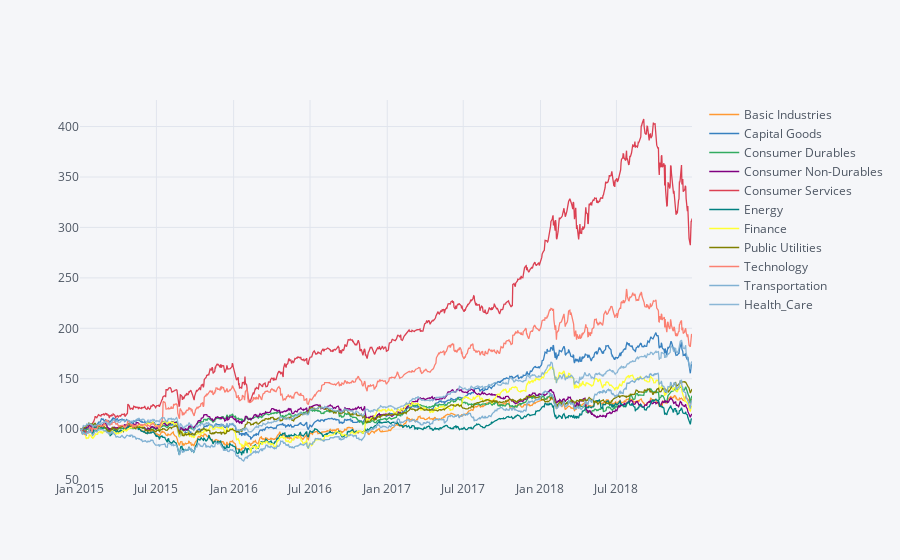

Notebook code cell kept with this figure:
### Markdown cell above
__Plot & Compare all the sector indexes__

### Code cell
indexes.iplot()

# We can see that the cunsumer sector as the large return over the years
# the tech sector also no so bad...

### Figure 1 — Plotly figure (JSON) as saved in the notebook; plotly's stock layout.template omitted (floating-point values rounded to 4 significant figures; data arrays with more than 128 entries replaced by an {"elided": "..."} marker saying what was removed)
{"data": [{"line": {"color": "rgba(255, 153, 51, 1.0)", "dash": "solid", "shape": "linear", "width": 1.3}, "mode": "lines", "name": "Basic Industries", "text": "", "type": "scatter", "x": {"elided": "1006 str values"}, "y": {"elided": "1006 float values"}}, {"line": {"color": "rgba(55, 128, 191, 1.0)", "dash": "solid", "shape": "linear", "width": 1.3}, "mode": "lines", "name": "Capital Goods", "text": "", "type": "scatter", "x": {"elided": "1006 str values"}, "y": {"elided": "1006 float values"}}, {"line": {"color": "rgba(50, 171, 96, 1.0)", "dash": "solid", "shape": "linear", "width": 1.3}, "mode": "lines", "name": "Consumer Durables", "text": "", "type": "scatter", "x": {"elided": "1006 str values"}, "y": {"elided": "1006 float values"}}, {"line": {"color": "rgba(128, 0, 128, 1.0)", "dash": "solid", "shape": "linear", "width": 1.3}, "mode": "lines", "name": "Consumer Non-Durables", "text": "", "type": "scatter", "x": {"elided": "1006 str values"}, "y": {"elided": "1006 float values"}}, {"line": {"color": "rgba(219, 64, 82, 1.0)", "dash": "solid", "shape": "linear", "width": 1.3}, "mode": "lines", "name": "Consumer Services", "text": "", "type": "scatter", "x": {"elided": "1006 str values"}, "y": {"elided": "1006 float values"}}, {"line": {"color": "rgba(0, 128, 128, 1.0)", "dash": "solid", "shape": "linear", "width": 1.3}, "mode": "lines", "name": "Energy", "text": "", "type": "scatter", "x": {"elided": "1006 str values"}, "y": {"elided": "1006 float values"}}, {"line": {"color": "rgba(255, 255, 51, 1.0)", "dash": "solid", "shape": "linear", "width": 1.3}, "mode": "lines", "name": "Finance", "text": "", "type": "scatter", "x": {"elided": "1006 str values"}, "y": {"elided": "1006 float values"}}, {"line": {"color": "rgba(128, 128, 0, 1.0)", "dash": "solid", "shape": "linear", "width": 1.3}, "mode": "lines", "name": "Public Utilities", "text": "", "type": "scatter", "x": {"elided": "1006 str values"}, "y": {"elided": "1006 float values"}}, {"line": {"color": "rgba(251, 128, 114, 1.0)", "dash": "solid", "shape": "linear", "width": 1.3}, "mode": "lines", "name": "Technology", "text": "", "type": "scatter", "x": {"elided": "1006 str values"}, "y": {"elided": "1006 float values"}}, {"line": {"color": "rgba(128, 177, 211, 1.0)", "dash": "solid", "shape": "linear", "width": 1.3}, "mode": "lines", "name": "Transportation", "text": "", "type": "scatter", "x": {"elided": "1006 str values"}, "y": {"elided": "1006 float values"}}, {"line": {"color": "rgba(128, 177, 211, 0.8999999999999999)", "dash": "solid", "shape": "linear", "width": 1.3}, "mode": "lines", "name": "Health_Care", "text": "", "type": "scatter", "x": {"elided": "1006 str values"}, "y": {"elided": "1006 float values"}}], "layout": {"legend": {"bgcolor": "#F5F6F9", "font": {"color": "#4D5663"}}, "paper_bgcolor": "#F5F6F9", "plot_bgcolor": "#F5F6F9", "title": {"font": {"color": "#4D5663"}}, "xaxis": {"gridcolor": "#E1E5ED", "showgrid": true, "tickfont": {"color": "#4D5663"}, "title": {"font": {"color": "#4D5663"}, "text": ""}, "zerolinecolor": "#E1E5ED"}, "yaxis": {"gridcolor": "#E1E5ED", "showgrid": true, "tickfont": {"color": "#4D5663"}, "title": {"font": {"color": "#4D5663"}, "text": ""}, "zerolinecolor": "#E1E5ED"}}}
